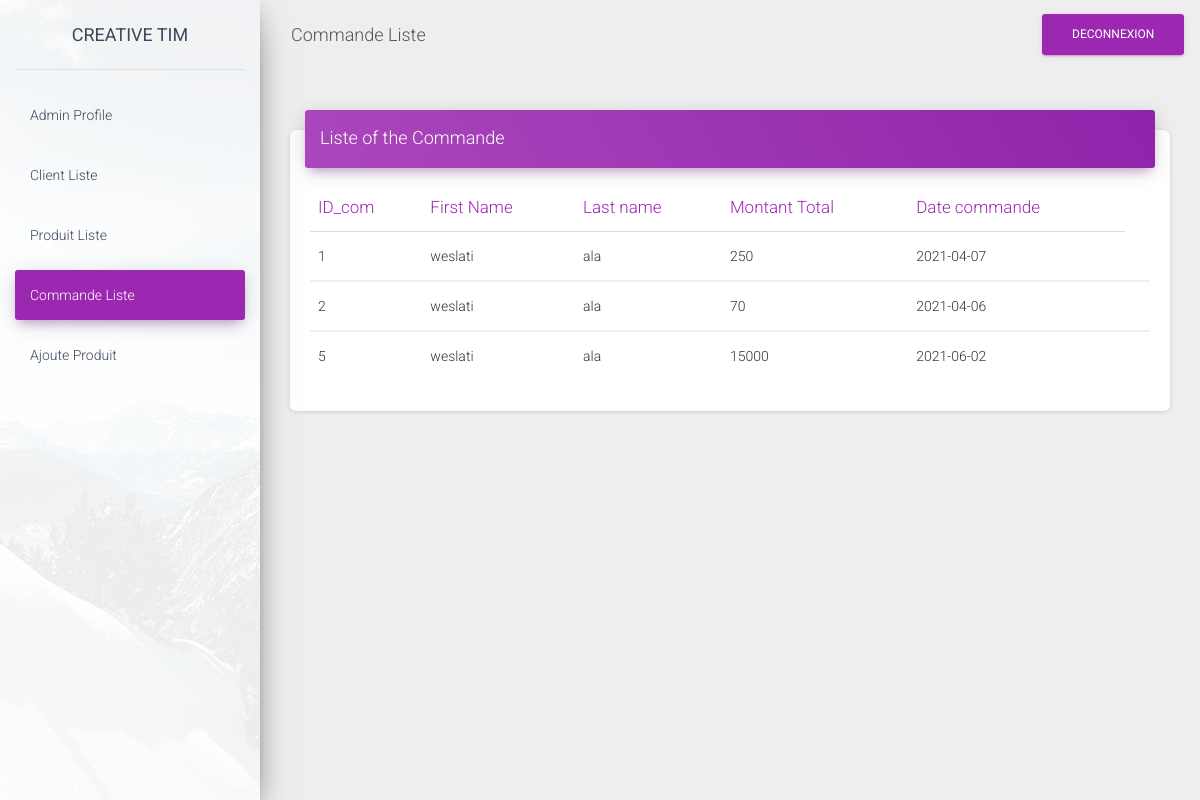
The page /material-dashboard-master/material-dashboard-master/cmd_liste.php on the database its author committed.
### tables this page shows
CREATE TABLE IF NOT EXISTS `commande` (
  `Id_com` int(11) NOT NULL AUTO_INCREMENT,
  `Id_cli` int(11) NOT NULL,
  `Montant_tot` float NOT NULL,
  `Date_cmd` date NOT NULL,
  PRIMARY KEY (`Id_com`),
  KEY `Id_cli` (`Id_cli`)
);

CREATE TABLE IF NOT EXISTS `client` (
  `Id_cli` int(10) NOT NULL AUTO_INCREMENT,
  `Nom_cli` varchar(20) NOT NULL,
  `Prenom_cli` varchar(20) NOT NULL,
  `Email_cli` varchar(50) NOT NULL,
  `Pass_cli` varchar(20) NOT NULL,
  `Date_ness` date NOT NULL,
  `Adr_cli` varchar(50) NOT NULL,
  `Tel_cli` int(8) NOT NULL,
  PRIMARY KEY (`Id_cli`)
);

### material-dashboard-master/material-dashboard-master/cmd_liste.php (the view, shortened to what this page needs)
<!DOCTYPE html>
<html lang="en">
<head>
  <link rel="stylesheet" href="https://maxcdn.bootstrapcdn.com/font-awesome/latest/css/font-awesome.min.css">
  <link href="assets/css/material-dashboard.css?v=2.1.2" rel="stylesheet" />
  <link href="assets/demo/demo.css" rel="stylesheet" />
</head>
<body class="">
  <div class="wrapper ">
    <div class="sidebar" data-color="purple" data-background-color="white" data-image="assets/img/sidebar-1.jpg">
      <div class="logo"><a href="http://www.creative-tim.com" class="simple-text logo-normal">
          Creative Tim
        </a></div>
      <div class="sidebar-wrapper">
        <ul class="nav">
          <li class="nav-item ">
            <a class="nav-link" href="template.php">
              <p>Admin Profile</p>
            </a>
          </li>
          <li class="nav-item ">
            <a class="nav-link" href="client.php">
              <p>Client Liste</p>
            </a>
          </li>
          <li class="nav-item ">
            <a class="nav-link" href="produit.php">
              <p>Produit Liste</p>
            </a>
          </li>
          <li class="nav-item active ">
            <a class="nav-link" href="cmd_liste.php">
              <p>Commande Liste</p>
            </a>
          </li>
          <li class="nav-item ">
            <a class="nav-link" href="ajoute_pro.php">
              <p>Ajoute Produit</p>
            </a>
          </li>
        </ul>
      </div>
    </div>
    <div class="main-panel">
     <nav class="navbar navbar-expand-lg navbar-transparent navbar-absolute fixed-top ">
        <div class="container-fluid">
          <div class="navbar-wrapper">
            <a class="navbar-brand" href="javascript:;">Commande Liste</a>
          </div>
          <div class="collapse navbar-collapse justify-content-end">
            <ul class="navbar-nav">
            <a href="deconnexion.php" class="btn btn-primary pull-right">Deconnexion</a>
            </ul>
          </div>
        </div>
      </nav>
      <?php
        try {
        $bdd = new PDO('mysql:host=localhost;dbname=mg;charset=utf8', 'root', '');
        $req = "SELECT commande.Id_com,client.Nom_cli,client.Prenom_cli,commande.Montant_tot,commande.Date_cmd FROM commande,client WHERE commande.Id_cli=client.Id_cli";
        $reponse = $bdd->query($req);
        } catch (Exception $e) {
        die('Erreur : ' . $e->getMessage());
        }
      ?>
      <div class="content">
        <div class="container-fluid">
          <div class="row">
            <div class="col-md-12">
              <div class="card">
                <div class="card-header card-header-primary">
                  <h4 class="card-title ">Liste of the Commande</h4>
                </div>
                <div class="card-body">
                  <div class="table-responsive">
                    <table class="table">
                      <thead class=" text-primary">
                        <th>
                          ID_com
                        </th>
                        <th>
                          First Name
                        </th>
                        <th>
                          Last name
                        </th>
                        <th>
                          Montant Total
                        </th>
                        <th>
                          Date commande
                        </th>
                      </thead>
                      <?php foreach ($reponse->fetchAll() as $donnee) { ?>
                      <tbody>
                        <tr>
                          <td>
                            <?php echo $donnee['Id_com']; ?>
                          </td>
                          <td>
                            <?php echo $donnee['Nom_cli']; ?>
                          </td>
                          <td>
                            <?php echo $donnee['Prenom_cli']; ?>
                          </td>
                          <td>
                            <?php echo $donnee['Montant_tot']; ?>
                          </td>
                          <td>
                            <?php echo $donnee['Date_cmd']; ?>
                          </td>
                          <td>
                        </tr>
                      </tbody>
                      <?php
                        }
                      ?>
                    </table>
                  </div>
                </div>
              </div>
            </div>
    </div>
  </div>
</body>
</html>

### rows shown on the page
commande: Id_com "1", Id_cli.Nom_cli "weslati", Id_cli.Prenom_cli "ala", Montant_tot "250", Date_cmd "2021-04-07"
commande: Id_com "2", Id_cli.Nom_cli "weslati", Id_cli.Prenom_cli "ala", Montant_tot "70", Date_cmd "2021-04-06"
commande: Id_com "5", Id_cli.Nom_cli "weslati", Id_cli.Prenom_cli "ala", Montant_tot "15000", Date_cmd "2021-06-02"
